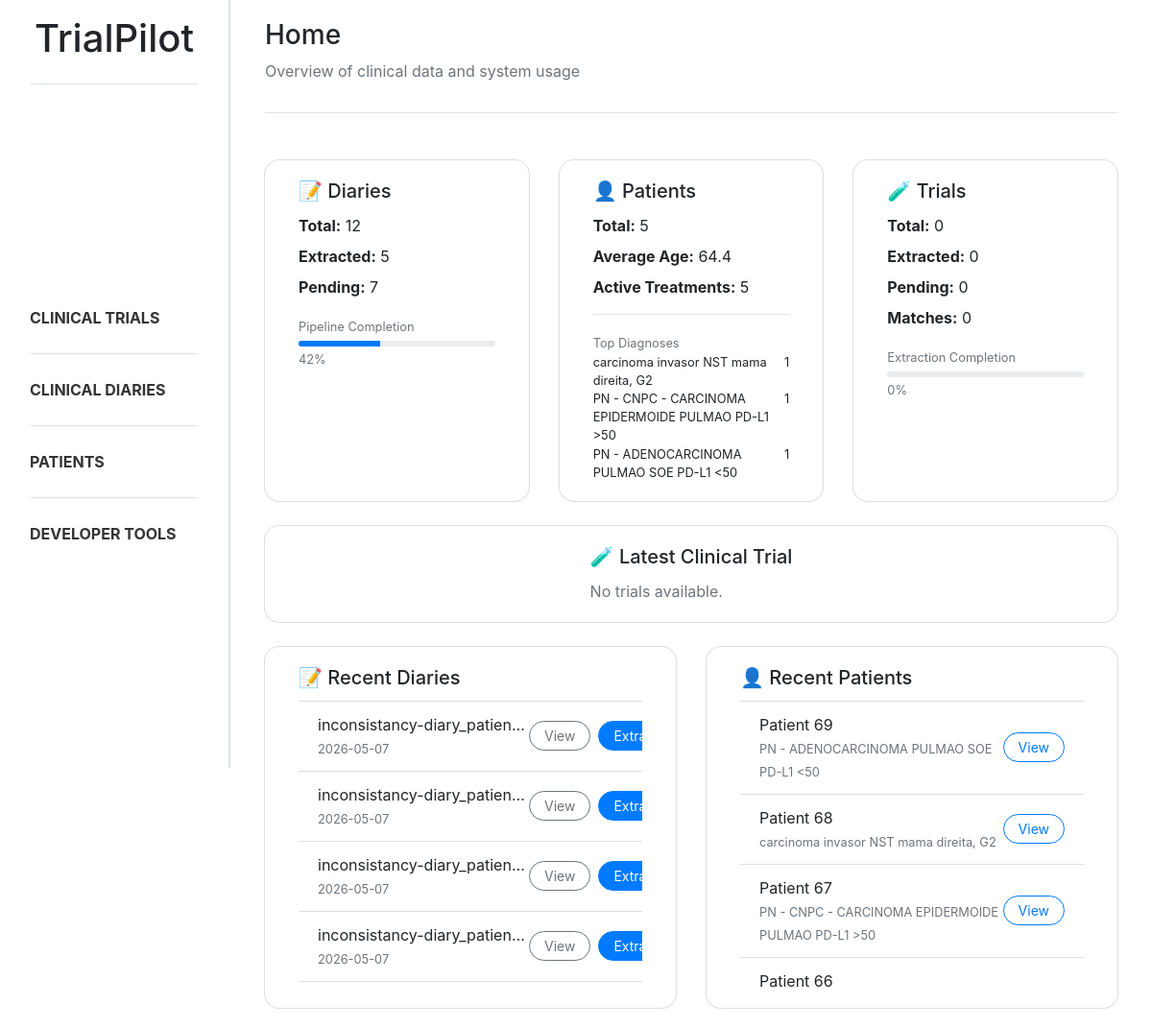
Before: / with the older database file.
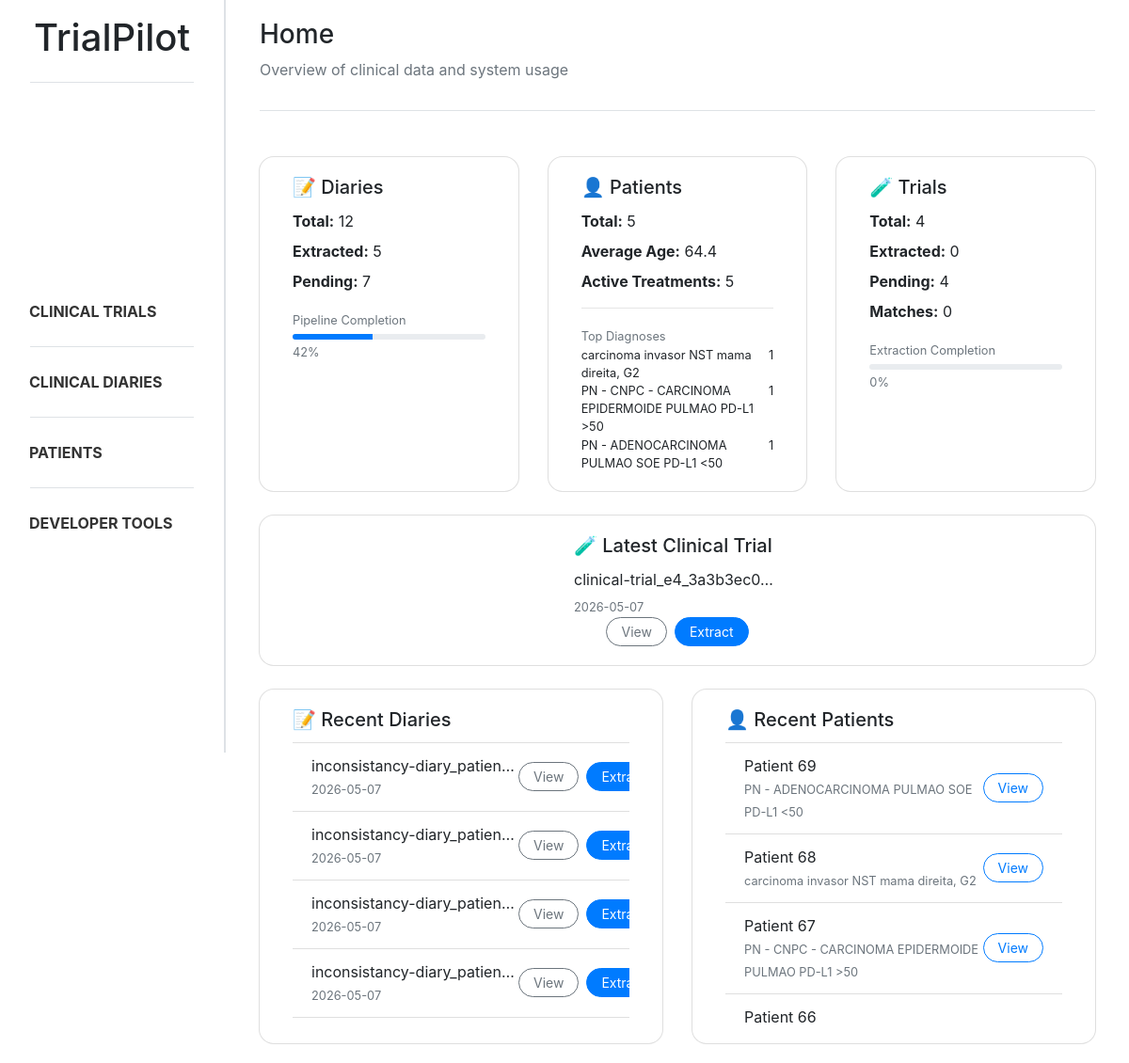
After: the same page with the newer database file.
### trialpilot/models.py (models this page shows, shortened)
class Document(models.Model):
    class DocumentType(models.TextChoices):
        CLINICAL_DIARY = "diary", "Clinical Diary"
        CLINICAL_TRIAL = "trial", "Clinical Trial"
    title = models.CharField(max_length=255)
    type = models.CharField(max_length=20, choices=DocumentType.choices)
    extracted = models.BooleanField(default=False)
    created_at = models.DateTimeField(auto_now_add=True)
    updated_at = models.DateTimeField(auto_now=True)

### trialpilot/views.py (the view)
# urls.py: path('', index, name='index'),
def index(request):
    n_diaries = Document.objects.filter(type=Document.DocumentType.CLINICAL_DIARY).count()
    n_diaries_extracted = Document.objects.filter(type=Document.DocumentType.CLINICAL_DIARY, extracted=True).count()
    n_diaries_pending = n_diaries - n_diaries_extracted
    diary_completion = (n_diaries_extracted / n_diaries * 100) if n_diaries > 0 else 0
    last_five_diaries = Document.objects.filter(type=Document.DocumentType.CLINICAL_DIARY, extracted=False).order_by("-created_at")[:5]
    n_patients = Patient_profile.objects.count()
    avg_age = Patient_profile.objects.aggregate(Avg('age'))['age__avg']
    top_diagnoses = (
        Patient_profile.objects.values('diagnosis')
        .annotate(count=Count('id'))
        .order_by('-count')[:3]
    )
    active_treatments = Treatment.objects.filter(end_date__isnull=True).count()
    last_five_patients = Patient_profile.objects.order_by('-created_at')[:5]
    n_trials = Document.objects.filter(type=Document.DocumentType.CLINICAL_TRIAL).count()
    n_trials_extracted = Document.objects.filter(type=Document.DocumentType.CLINICAL_TRIAL, extracted=True).count()
    n_trials_pending = n_trials - n_trials_extracted
    trial_completion = (n_trials_extracted / n_trials * 100) if n_trials > 0 else 0
    n_matches = Patient_trial_match.objects.count()
    last_trial = Document.objects.filter(type=Document.DocumentType.CLINICAL_TRIAL, extracted=False).order_by("-created_at").first()
    return render(request, 'trialpilot/index.html', {
        'n_diaries': n_diaries,
        'n_diaries_extracted': n_diaries_extracted,
        'n_diaries_pending': n_diaries_pending,
        'diary_completion': diary_completion,
        'last_five_diaries': last_five_diaries,
        'n_patients': n_patients,
        'avg_age': avg_age,
        'top_diagnoses': top_diagnoses,
        'active_treatments': active_treatments,
        'last_five_patients': last_five_patients,
        'n_trials': n_trials,
        'n_trials_extracted': n_trials_extracted,
        'n_trials_pending': n_trials_pending,
        'trial_completion': trial_completion,
        'n_matches': n_matches,
        'last_trial': last_trial
    })

### trialpilot/templates/trialpilot/index.html (shortened to what the changed rows need)
{% extends "trialpilot/base.html" %}
{% block content %}
<div class="container mt-4">
    <div class="row g-4">
        <div class="col-md-4">
            <div class="card shadow-sm rounded-ui hover-card h-100">
                <div class="card-body">
                    <h5 class="card-title">🧪 Trials</h5>
                    <div class="mb-2">
                        <strong>Total:</strong> {{ n_trials }}
                    </div>
                    <div class="mb-2">
                        <strong>Extracted:</strong> {{ n_trials_extracted }}
                    </div>
                    <div class="mb-2">
                        <strong>Pending:</strong> {{ n_trials_pending }}
                    </div>
                    <div class="mb-2">
                        <strong>Matches:</strong> {{ n_matches }}
                    </div>
                    <div class="mt-3">
                        <small class="text-muted">Extraction Completion</small>
                        <div class="progress mt-1" style="height:6px;">
                        </div>
                        <small class="text-muted">{{ trial_completion|floatformat:0 }}%</small>
                    </div>
                </div>
            </div>
        </div>
    </div>
    <div class="card shadow-sm mt-4 rounded-ui hover-card">
        <div class="card-body d-flex justify-content-between align-items-center">
            <div>
                <h5 class="card-title">🧪 Latest Clinical Trial</h5>
                {% if last_trial %}
                <p class="mb-1 truncate-text" title="{{ last_trial.title }}">{{ last_trial.title }}</p>
                <small class="text-muted">{{ last_trial.created_at|date:"Y-m-d" }}</small>
                {% else %}
                <p class="text-muted mb-0">No trials available.</p>
                {% endif %}
            </div>
            {% if last_trial %}
            <div class="d-flex">
                <a href="{% url 'trial_details' last_trial.id %}"
                    class="btn btn-outline-secondary btn-sm mr-2 rounded-ui">
                    View
                </a>
                <a href="{% url 'criteria_extraction' last_trial.id %}" class="btn btn-primary btn-sm rounded-ui">
                    Extract
                </a>
            </div>
            {% endif %}
        </div>
    </div>
</div>
{% endblock %}

Changed rows visible on the page:
added Document: title "clinical-trial_e4_3a3b3ec0…", created_at "2026-05-07"
Other visible differences:
{{ n_trials }}: "0" → "4"
{{ n_trials_pending }}: "0" → "4"
text no longer shown: "No trials available."
text now shown: "View Extract"
